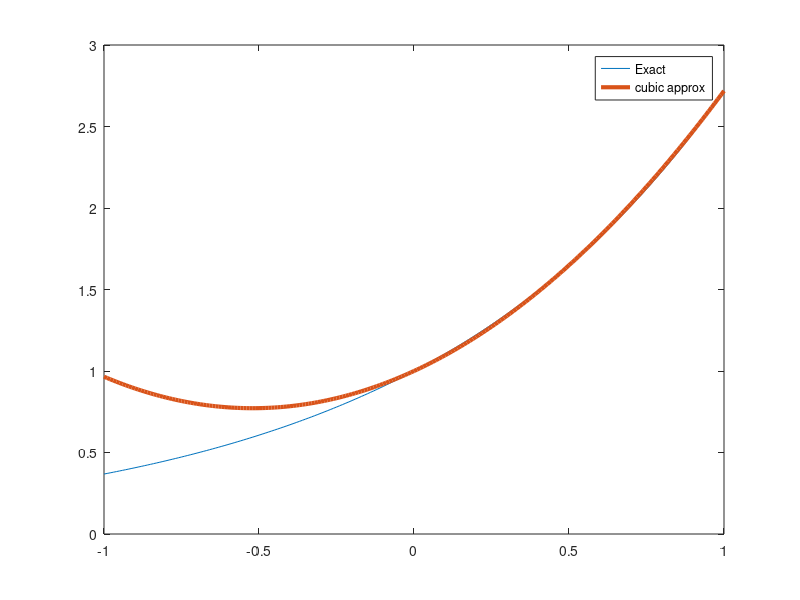
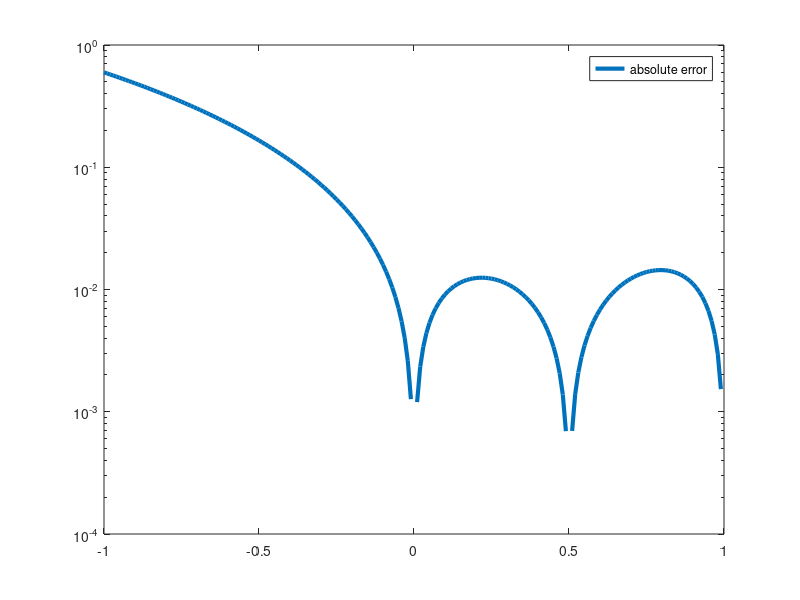

Reproduce these figures in MATLAB, in order.
%  test interpolation code.


f = @(x) exp(x);

x0 = 0;
x1 = 1;

phi0 = @(x) (x-x1)/(x0-x1);
phi1 = @(x) (x-x0)/(x1-x0);


p1 = @(x) f(x0)*phi0(x) + f(x1)*phi1(x);

xtest = [-1:0.01:1];
fext = f(xtest);
fapp = p1(xtest);

plot(xtest,fext, xtest,fapp,'LineWidth',3)
legend('Exact', 'cubic approx')
figure(2)
semilogy(xtest,abs(fext-fapp),'LineWidth',3)
legend('absolute error')


keyboard

x0 = 0;
x1 = 0.5;
x2 = 1;

phi0 = @(x) (x-x1).*(x-x2)/((x0-x1)*(x0-x2));
phi1 = @(x) (x-x0).*(x-x2)/((x1-x0)*(x1-x2));
phi2 = @(x) (x-x0).*(x-x1)/((x2-x0)*(x2-x1));

p2 = @(x) f(x0)*phi0(x) + f(x1)*phi1(x)+f(x2)*phi2(x);

xtest = [-1:0.01:1];
fext = f(xtest);
fapp = p2(xtest);

figure(1)
plot(xtest,fext, xtest,fapp,'LineWidth',3)
legend('Exact', 'cubic approx')
figure(2)
semilogy(xtest,abs(fext-fapp),'LineWidth',3)
legend('absolute error')
